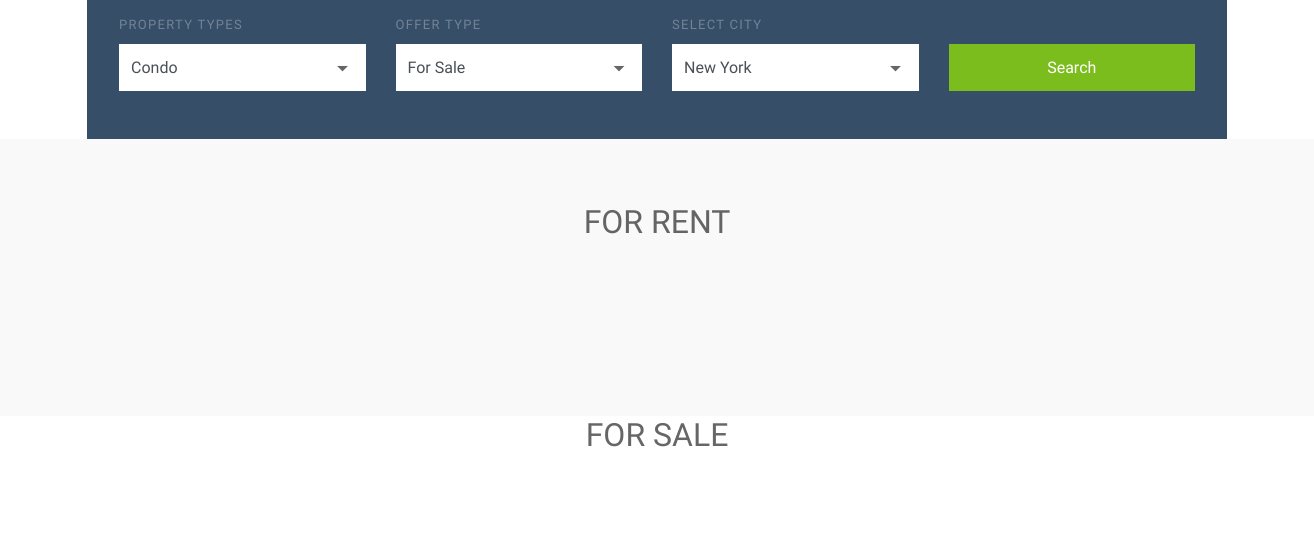
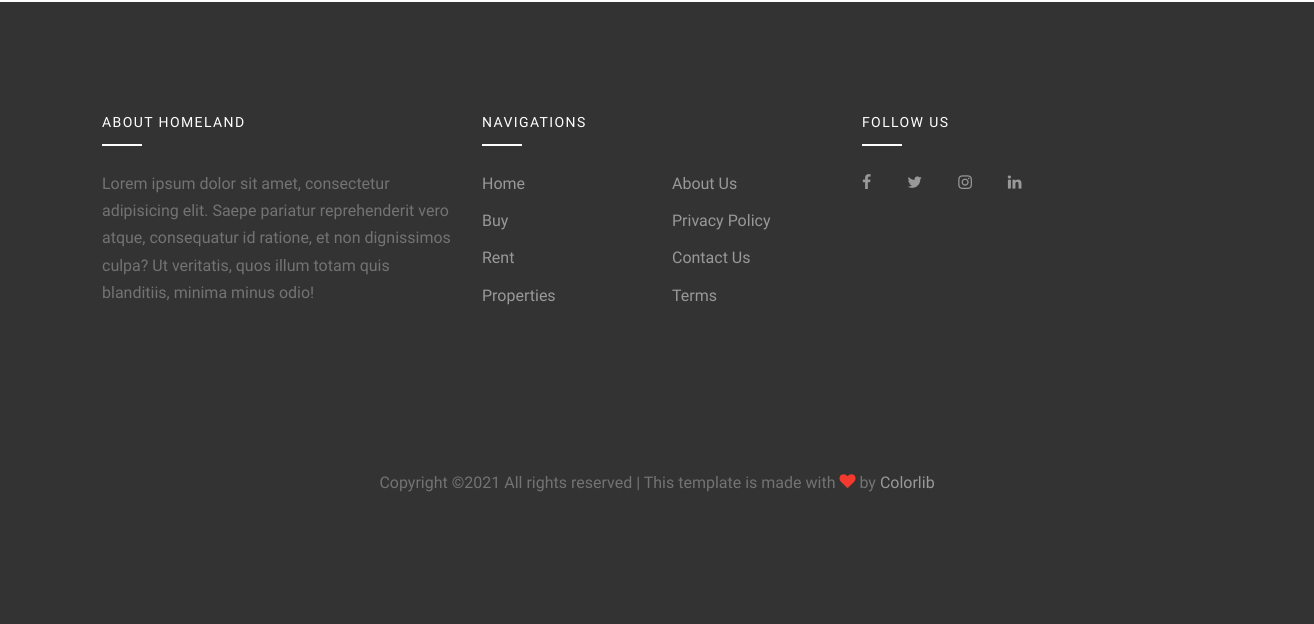
The app's page / (lower part), older data (2 pictures, top to bottom).
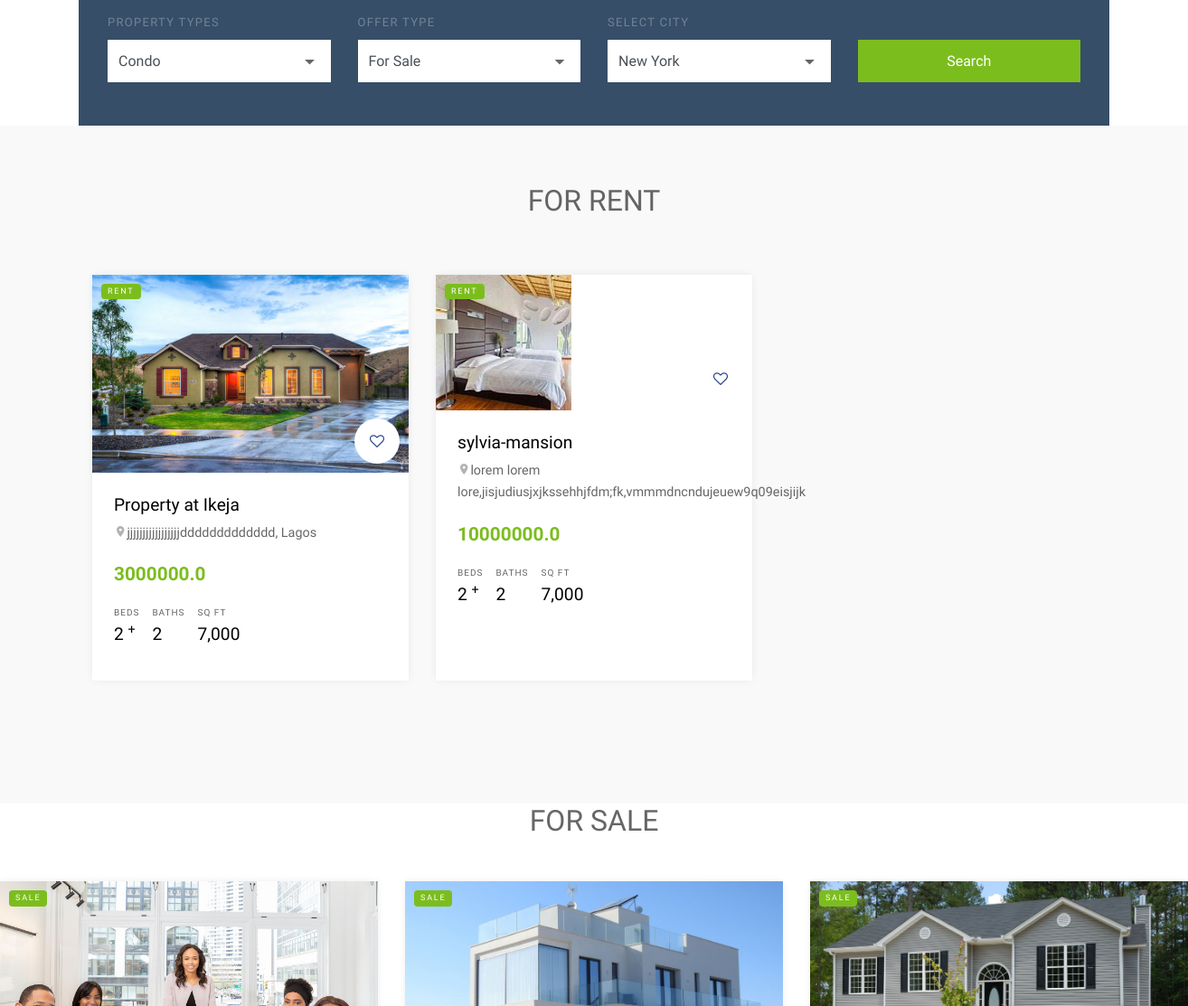
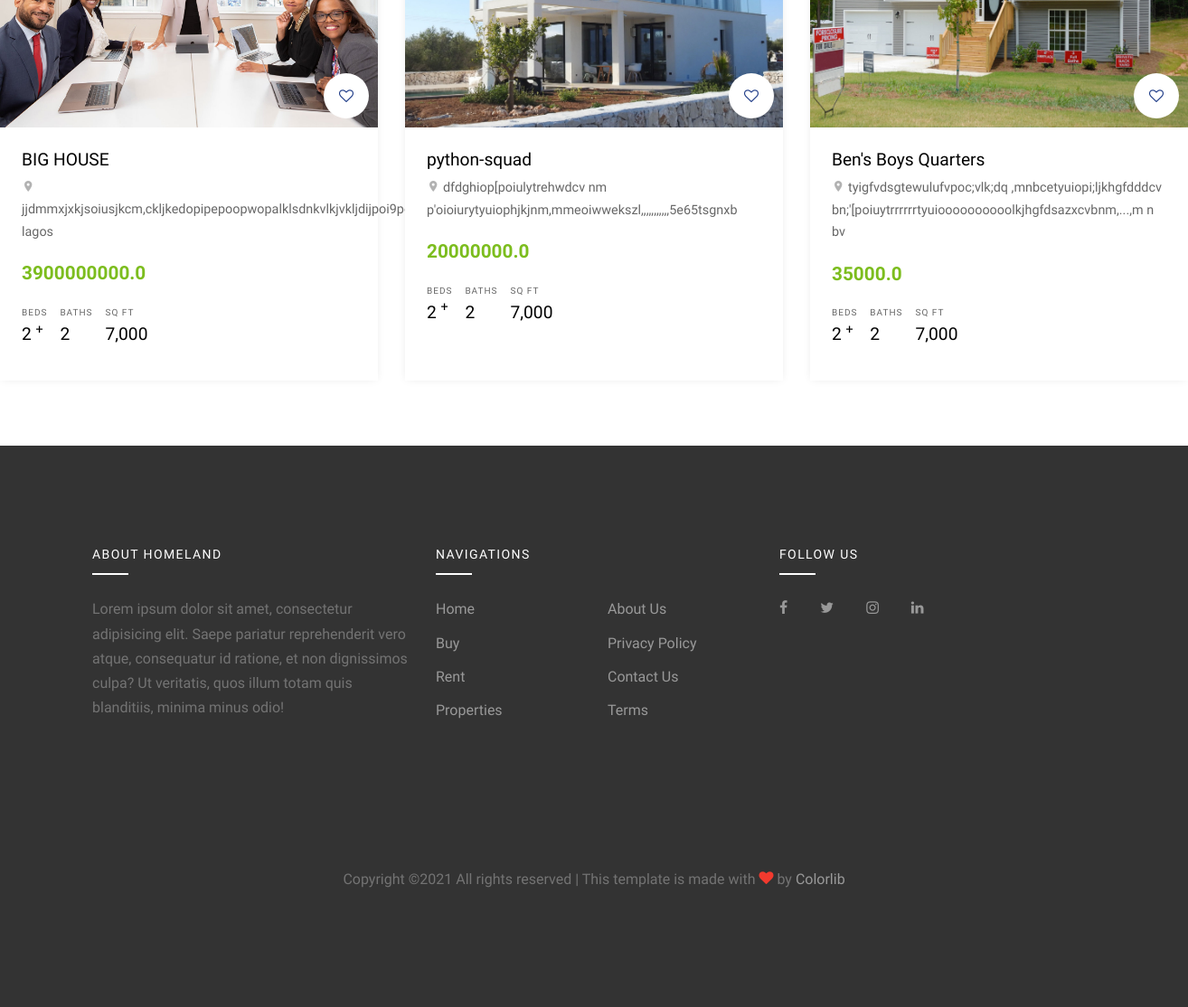
The same page, newer data (2 pictures, top to bottom).
### property_app/models.py (models this page shows, shortened)
class Property(models.Model):
    RENT = 'Rent'
    SALE = 'Sale'
    CHOOSE = ''
    OFFER_TYPE = [
        ( RENT, 'Rent'),
        ( SALE, 'Sale'),
        (CHOOSE, 'please choose'),
    ]
    property_name = models.CharField(max_length=50)
    location = models.ForeignKey(Location, on_delete=models.CASCADE)
    slug = models.SlugField(unique=True)
    price = models.FloatField()
    property_type= models.ForeignKey(PropertyType,  on_delete=models.CASCADE)
    offer_type = models.CharField( max_length=25,verbose_name='OFFER_TYPE',choices = OFFER_TYPE, default=CHOOSE)
    agent_id = models.ForeignKey(User,  on_delete=models.CASCADE)
    image1 = models.FileField(blank=True, null=True, upload_to='uploads/')
    image2 = models.FileField(blank=True, null=True, upload_to='uploads/')
    image3 = models.FileField(blank=True, null=True, upload_to='uploads/')
    description = models.TextField()
    address = models.TextField()
    created = models.DateTimeField(auto_now_add=True)
    modified = models.DateTimeField(auto_now=True)
    def get_img1(self):
        if self.image1:
            return self.image1.url
    def get_absolute_url(self):
        return reverse('property_app:property_detail', kwargs={'silver_slug':self.slug})
    class Meta():
        verbose_name_plural = 'property'

### property_app/views.py (the view)
# urls.py: 2. Add a URL to urlpatterns:  path('', views.home, name='home')
def home(request):
     rent = Property.objects.filter(offer_type= 'Rent').order_by('-created')[:3]
     sale = Property.objects.filter(offer_type= 'Sale').order_by('-created')[:3]
     context = {
          'rent_key': rent,
          'sale_key': sale,
     }
     return render(request, 'public/index.html', context)

### property_app/models.py (called while the page is built)
    def get_property_type(self):
        return reverse('property_app:property_type_url', kwargs={'slug':self.slug})

### property_app/property_processor.py (called while the page is built)
def get_property_types(request):
    return{'property_type':PropertyType.objects.order_by('-id')}

def footer_date(request):
    return{'date_footer':datetime.datetime.now()}

### templates/public/index.html (shortened to what this page needs)
{% extends 'public/base.html' %}
{% load static %}
{% block content %}
<div class="site-section site-section-sm pb-0">
  <div class="container">
    <div class="row">
      <form class="form-search col-md-12" style="margin-top: -100px;">
        <div class="row  align-items-end">
          <div class="col-md-3">
            <label for="list-types">Property Types</label>
            <div class="select-wrap">
              <select name="list-types" id="list-types" class="form-control d-block rounded-0">
                <option value="">Condo</option>
              </select>
            </div>
          </div>
          <div class="col-md-3">
            <label for="offer-types">Offer Type</label>
            <div class="select-wrap">
              <select name="offer-types" id="offer-types" class="form-control d-block rounded-0">
                <option value="">For Sale</option>
              </select>
            </div>
          </div>
          <div class="col-md-3">
            <label for="select-city">Select City</label>
            <div class="select-wrap">
              <select name="select-city" id="select-city" class="form-control d-block rounded-0">
                <option value="">New York</option>
              </select>
            </div>
          </div>
          <div class="col-md-3">
            <input type="submit" class="btn btn-success text-white btn-block rounded-0" value="Search">
          </div>
        </div>
      </form>
    </div>
      </div>
</div>
<div class="site-section site-section-sm bg-light">
  <div class="container">
   <h2 style="text-align: center;">FOR RENT</h2>
   <br><br>
    <div class="row mb-5">
      {% if rent_key %}
      {% for r in rent_key %}
      <div class="col-md-6 col-lg-4 mb-4">
        <div class="property-entry h-100">
          <a href="{{r.get_absolute_url}}" class="property-thumbnail">
            <div class="offer-type-wrap">
              <span class="offer-type bg-success">{{r.offer_type}}</span>
            </div>
            <img src="{{r.get_img1}}" alt="Image" class="img-fluid">
          </a>
          <div class="p-4 property-body">
            <a href="#" class="property-favorite"><span class="icon-heart-o"></span></a>
            <h2 class="property-title"><a href="{{r.get_absolute_url}}">{{r.property_name}}</a></h2>
            <span class="property-location d-block mb-3"><span class="property-icon icon-room"></span>{{r.address}} </span>
            <strong class="property-price text-primary mb-3 d-block text-success">{{r.price}}</strong>
            <ul class="property-specs-wrap mb-3 mb-lg-0">
              <li>
                <span class="property-specs">Beds</span>
                <span class="property-specs-number">2 <sup>+</sup></span>
              </li>
              <li>
                <span class="property-specs">Baths</span>
                <span class="property-specs-number">2</span>
              </li>
              <li>
                <span class="property-specs">SQ FT</span>
                <span class="property-specs-number">7,000</span>
              </li>
            </ul>
          </div>
        </div>
      </div>
      {% endfor %}
      {% endif %}
          </div>
        </div>
      </div>
    <h2 class="text-center mb-5">FOR SALE</h2>
    <div class="row mb-5">
      {% if sale_key %}
      {% for s in sale_key %}
      <div class="col-md-6 col-lg-4 mb-4">
        <div class="property-entry h-100">
          <a href="pppp" class="property-thumbnail">
            <div class="offer-type-wrap">
              <span class="offer-type bg-success">{{s.offer_type}} </span>
            </div>
            <img src="{{s.get_img1}}" alt="Image" class="img-fluid">
          </a>
          <div class="p-4 property-body">
            <a href="#" class="property-favorite"><span class="icon-heart-o"></span></a>
            <h2 class="property-title"><a href="{{ s.get_absolute_url }}"> {{s.property_name}}</a></h2>
            <span class="property-location d-block mb-3"><span class="property-icon icon-room"></span> {{s.address}}</span>
            <strong class="property-price text-primary mb-3 d-block text-success">{{s.price}}</strong>
            <ul class="property-specs-wrap mb-3 mb-lg-0">
              <li>
                <span class="property-specs">Beds</span>
                <span class="property-specs-number">2 <sup>+</sup></span>
              </li>
              <li>
                <span class="property-specs">Baths</span>
                <span class="property-specs-number">2</span>
              </li>
              <li>
                <span class="property-specs">SQ FT</span>
                <span class="property-specs-number">7,000</span>
              </li>
            </ul>
          </div>
        </div>
      </div>
      {% endfor %}
      {% endif %}
    </div>
{% endblock %}

### templates/public/base.html (shortened to what this page needs)
{% load static %}
<!DOCTYPE html>
<html lang="en">
  <head>
    <link rel="stylesheet" href="{% static 'public/fonts/icomoon/style.css' %}">
    <link rel="stylesheet" href="{% static 'public/css/bootstrap.min.css' %}">
    <link rel="stylesheet" href="{% static 'public/css/magnific-popup.css' %}">
    <link rel="stylesheet" href="{% static 'public/css/jquery-ui.css' %}">
    <link rel="stylesheet" href="{% static 'public/css/owl.carousel.min.css' %}">
    <link rel="stylesheet" href="{% static 'public/css/owl.theme.default.min.css' %}">
    <link rel="stylesheet" href="{% static 'public/css/bootstrap-datepicker.css' %}">
    <link rel="stylesheet" href="{% static 'public/css/mediaelementplayer.css' %}">
    <link rel="stylesheet" href="{% static 'public/css/animate.css' %}">
    <link rel="stylesheet" href="{% static 'public/fonts/flaticon/font/flaticon.css' %}">
    <link rel="stylesheet" href="{% static 'public/css/fl-bigmug-line.css' %}">
    <link rel="stylesheet" href="{% static 'public/css/aos.css' %}">
    <link rel="stylesheet" href="{% static 'public/css/style.css' %}">
  </head>
  <body>
                  {% url 'property_app:about' as About %}
                  {% url 'home' as Home %}
    {% block content %}
    {% endblock %}
    <footer class="site-footer">
      <div class="container">
        <div class="row">
          <div class="col-lg-4">
            <div class="mb-5">
              <h3 class="footer-heading mb-4">About Homeland</h3>
              <p>Lorem ipsum dolor sit amet, consectetur adipisicing elit. Saepe pariatur reprehenderit vero atque, consequatur id ratione, et non dignissimos culpa? Ut veritatis, quos illum totam quis blanditiis, minima minus odio!</p>
            </div>
          </div>
          <div class="col-lg-4 mb-5 mb-lg-0">
            <div class="row mb-5">
              <div class="col-md-12">
                <h3 class="footer-heading mb-4">Navigations</h3>
              </div>
              <div class="col-md-6 col-lg-6">
                <ul class="list-unstyled">
                  <li><a href="#">Home</a></li>
                  <li><a href="#">Buy</a></li>
                  <li><a href="#">Rent</a></li>
                  <li><a href="#">Properties</a></li>
                </ul>
              </div>
              <div class="col-md-6 col-lg-6">
                <ul class="list-unstyled">
                  <li><a href="#">About Us</a></li>
                  <li><a href="#">Privacy Policy</a></li>
                  <li><a href="#">Contact Us</a></li>
                  <li><a href="#">Terms</a></li>
                </ul>
              </div>
            </div>
          </div>
          <div class="col-lg-4 mb-5 mb-lg-0">
            <h3 class="footer-heading mb-4">Follow Us</h3>
                <div>
                  <a href="#" class="pl-0 pr-3"><span class="icon-facebook"></span></a>
                  <a href="#" class="pl-3 pr-3"><span class="icon-twitter"></span></a>
                  <a href="#" class="pl-3 pr-3"><span class="icon-instagram"></span></a>
                  <a href="#" class="pl-3 pr-3"><span class="icon-linkedin"></span></a>
                </div>
          </div>
        </div>
        <div class="row pt-5 mt-5 text-center">
          <div class="col-md-12">
            <p>
            Copyright &copy;{{date_footer|date:'Y'}} All rights reserved | This template is made with <i class="icon-heart text-danger" aria-hidden="true"></i> by <a href="https://colorlib.com" target="_blank" >Colorlib</a>
            </p>
          </div>
        </div>
      </div>
    </footer>
  </body>
</html>

### static/public/css/style.css (style rules this page uses)
body { line-height: 1.7; color: rgba(0, 0, 0, 0.6); font-weight: 400; font-size: 1rem; font-family: "Roboto Mono", SFMono-Regular, Menlo, Monaco, Consolas, "Liberation Mono", "Courier New", monospace; font-family: "Nunito Sans", -apple-system, BlinkMacSystemFont, "Segoe UI", Roboto, "Helvetica Neue", Arial, sans-serif, "Apple Color Emoji", "Segoe UI Emoji", "Segoe UI Symbol", "Noto Color Emoji"; }
a { -webkit-transition: .3s all ease; -o-transition: .3s all ease; transition: .3s all ease; }
.bg-light { background: #f9f9f9 !important; }
.btn { position: relative; top: 0; }
.form-control { height: 47px; }
.site-section { padding: 3em 0; }
@media (min-width: 768px) { .site-section { padding: 7em 0; } }
.site-section.site-section-sm { padding: 4em 0; }
.site-footer { padding: 4em 0; background: #333333; }
@media (min-width: 768px) { .site-footer { padding: 7em 0; } }
.site-footer p { color: #737373; }
.site-footer h2, .site-footer h3, .site-footer h4, .site-footer h5 { color: #fff; }
.site-footer a { color: #999999; }
.site-footer ul li { margin-bottom: 10px; }
.site-footer .footer-heading { font-size: 14px; text-transform: uppercase; letter-spacing: .1em; color: #fff; position: relative; padding-bottom: 15px; }
.site-footer .footer-heading:before { content: ""; background: #fff; width: 40px; height: 2px; position: absolute; bottom: 0; }
.property-entry { -webkit-box-shadow: 0 0 10px -2px rgba(0, 0, 0, 0.1); box-shadow: 0 0 10px -2px rgba(0, 0, 0, 0.1); background: #fff; }
.property-entry .property-body { position: relative; }
.property-entry .property-favorite { position: absolute; border-radius: 50%; top: -60px; right: 10px; width: 50px; height: 50px; line-height: 50px; background: #fff; text-align: center; }
.property-entry .property-favorite span { position: absolute; top: 50%; left: 50%; -webkit-transform: translate(-50%, -50%); -ms-transform: translate(-50%, -50%); transform: translate(-50%, -50%); }
.property-entry .offer-type-wrap { position: absolute; top: 10px; left: 10px; z-index: 8; }
.property-entry .property-thumbnail { overflow: hidden; position: relative; display: block; }
.property-entry .property-thumbnail .offer-type { display: block; margin-bottom: 5px; padding: 1px 7px; color: #fff; text-transform: uppercase; letter-spacing: .2em; font-size: 9px; border-radius: 4px; }
.property-entry .property-thumbnail img { -webkit-transition: .3s all ease; -o-transition: .3s all ease; transition: .3s all ease; -webkit-transform: scale(1); -ms-transform: scale(1); transform: scale(1); }
.property-entry .property-title { font-size: 1.2rem; }
.property-entry .property-title a { color: #000; }
.property-entry .property-location { font-size: .9rem; }
.property-entry .property-location .property-icon { color: rgba(0, 0, 0, 0.3); }
.property-entry .property-specs-number { font-size: 1.2rem; color: #000; }
.property-entry .property-specs-wrap { list-style: none; padding: 0; margin: 0; }
.property-entry .property-specs-wrap li { display: inline-block; margin-right: 10px; margin-bottom: 10px; }
.property-entry .property-specs { display: block; text-transform: uppercase; font-size: 10px; letter-spacing: .1em; }
.property-entry .property-price { font-size: 1.3rem; }
.property-specs-wrap { list-style: none; padding: 0; margin: 0; }
.property-specs-wrap li { display: inline-block; margin-right: 10px; margin-bottom: 10px; }
.property-specs { display: block; text-transform: uppercase; font-size: 10px; letter-spacing: .1em; }
.property-price { font-size: 1.3rem; }
.form-search { background: #364e68; position: relative; z-index: 1; padding: 3rem 2rem; -webkit-box-shadow: 0 0px 30px 0px rbga(0, 0, 0, 1); box-shadow: 0 0px 30px 0px rbga(0, 0, 0, 1); }
.form-search label { text-transform: uppercase; font-size: 13px; letter-spacing: .1em; color: rgba(255, 255, 255, 0.3); }
.form-search .form-control { border: none; }
.form-search .btn[type="submit"] { height: 47px; }
.select-wrap { position: relative; }
.select-wrap select { -webkit-appearance: none; -moz-appearance: none; appearance: none; }
.property-body { padding: 40px; }

Row changes from the older to the newer data that the page shows:
added Property: offer_type "RENT", get_img1 (picture), property_name "Property at Ikeja", address "jjjjjjjjjjjjjjjjjddddddddddddd, Lagos", price "3000000.0", shown under "FOR RENT"
added Property: offer_type "RENT", get_img1 (picture), property_name "sylvia-mansion", address "lorem lorem lore,jisjudiusjxjkssehhjfdm;fk,vmmmdncndujeuew9q09eisjijk", price "10000000.0", shown under "FOR RENT"
added Property: offer_type "SALE", get_img1 (picture), property_name "BIG HOUSE", address "jjdmmxjxkjsoiusjkcm,ckljkedopipepoopwopalklsdnkvlkjvkljdijpoi9pe[s, lagos", price "3900000000.0", shown under "FOR SALE"
added Property: offer_type "SALE", get_img1 (picture), property_name "python-squad", address "dfdghiop[poiulytrehwdcv nm p'oioiurytyuiophjkjnm,mmeoiwwekszl,,,,,,,,,,,5e65tsgnxb", price "20000000.0", shown under "FOR SALE"
added Property: offer_type "SALE", get_img1 (picture), property_name "Ben's Boys Quarters", address "tyigfvdsgtewulufvpoc;vlk;dq ,mnbcetyuiopi;ljkhgfdddcv bn;'[poiuytrrrrrrtyuioooooooooolkjhgfdsazxcvbnm,...,m n bv", price "35000.0", shown under "FOR SALE"
